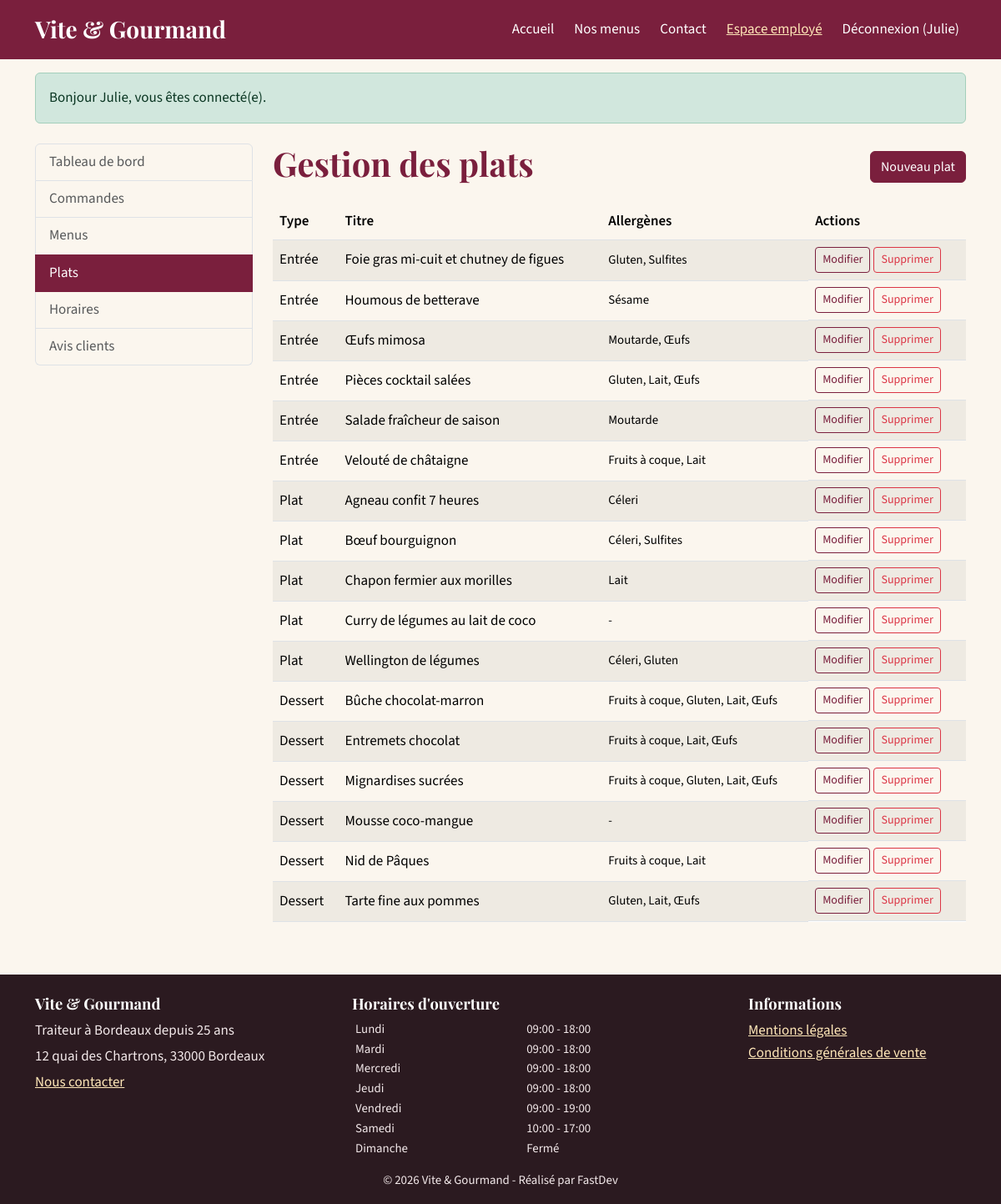
Screenshot of /employe/plats (signed in) with the database file from the repository.
### tables this page shows
CREATE TABLE utilisateur (
    utilisateur_id  INT UNSIGNED NOT NULL AUTO_INCREMENT,
    role_id         INT UNSIGNED NOT NULL,
    email           VARCHAR(180) NOT NULL,
    password        VARCHAR(255) NOT NULL COMMENT 'Hash bcrypt/argon2 (password_hash), jamais le mot de passe en clair',
    nom             VARCHAR(80)  NOT NULL,
    prenom          VARCHAR(80)  NOT NULL,
    telephone       VARCHAR(20)  NULL,
    adresse_postale VARCHAR(255) NULL,
    code_postal     CHAR(5)      NULL,
    ville           VARCHAR(100) NULL,
    actif           TINYINT(1)   NOT NULL DEFAULT 1,
    created_at      DATETIME     NOT NULL DEFAULT CURRENT_TIMESTAMP,
    PRIMARY KEY (utilisateur_id),
    UNIQUE KEY uq_utilisateur_email (email),
    CONSTRAINT fk_utilisateur_role FOREIGN KEY (role_id) REFERENCES role (role_id)
);

CREATE TABLE plat (
    plat_id     INT UNSIGNED NOT NULL AUTO_INCREMENT,
    titre       VARCHAR(100) NOT NULL,
    type        ENUM('entree','plat','dessert') NOT NULL,
    description VARCHAR(255) NULL,
    PRIMARY KEY (plat_id)
);

CREATE TABLE horaire (
    horaire_id      INT UNSIGNED NOT NULL AUTO_INCREMENT,
    jour            VARCHAR(10)  NOT NULL,
    ordre           TINYINT      NOT NULL COMMENT '1 = lundi ... 7 = dimanche',
    heure_ouverture TIME         NULL,
    heure_fermeture TIME         NULL,
    ferme           TINYINT(1)   NOT NULL DEFAULT 0,
    PRIMARY KEY (horaire_id),
    UNIQUE KEY uq_horaire_jour (jour)
);

### views/employee/dishes.php (the view, shortened to what the rows shown need)
<div class="container mt-4">
    <div class="row g-4">
        <div class="col-lg-3"><?php require __DIR__ . '/../partials/staff_nav.php'; ?></div>
        <div class="col-lg-9">
            <div class="d-flex justify-content-between align-items-center">
                <h1>Gestion des plats</h1>
                <a href="/employe/plats/nouveau" class="btn btn-primary">Nouveau plat</a>
            </div>
            <div class="table-responsive mt-3">
                <table class="table table-striped align-middle bg-white">
                    <thead><tr><th scope="col">Type</th><th scope="col">Titre</th><th scope="col">Allergènes</th><th scope="col">Actions</th></tr></thead>
                    <tbody>
                    <?php foreach ($dishes as $d): ?>
                        <tr>
                            <td><?= e(Dish::TYPES[$d['type']]) ?></td>
                            <td><?= e($d['titre']) ?></td>
                            <td class="small"><?= e($d['allergenes'] ?: '-') ?></td>
                            <td class="d-flex gap-1">
                                <a href="/employe/plats/<?= (int) $d['plat_id'] ?>" class="btn btn-sm btn-outline-primary">Modifier<span class="visually-hidden"> <?= e($d['titre']) ?></span></a>
                                <form method="post" action="/employe/plats/<?= (int) $d['plat_id'] ?>/supprimer">
                                    <button type="submit" class="btn btn-sm btn-outline-danger">Supprimer<span class="visually-hidden"> <?= e($d['titre']) ?></span></button>
                                </form>
                            </td>
                        </tr>
                    <?php endforeach; ?>
                    </tbody>
                </table>
            </div>
        </div>
    </div>
</div>

### src/Core/Router.php (shortened to what the rows shown need)
<?php
final class Router
{
    private array $routes = [];
    private function add(string $method, string $path, string $handler, array $roles): void
    {
        $this->routes[] = compact('method', 'regex', 'handler', 'roles');
    }
    public function dispatch(string $method, string $uri): void
    {
        $path = rtrim(parse_url($uri, PHP_URL_PATH) ?: '/', '/') ?: '/';
        foreach ($this->routes as $route) {
            if ($route['method'] !== $method || !preg_match($route['regex'], $path, $m)) {
                continue;
            }
            if ($route['roles'] !== []) {
                if (!Auth::check()) {
                    Session::flash('warning', 'Veuillez vous connecter pour accéder à cette page.');
                    Session::set('redirect_after_login', $uri);
                    header('Location: /connexion');
                    return;
                }
            }
            [$class, $action] = explode('@', $route['handler']);
            $params = array_map('intval', array_filter($m, 'is_string', ARRAY_FILTER_USE_KEY));
            (new $fqcn())->$action(...$params);
            return;
        }
    }
}

### views/layout.php (shortened to what the rows shown need)
<?php
$current = parse_url($_SERVER['REQUEST_URI'] ?? '/', PHP_URL_PATH);
$isActive = static fn(string $path): string => ($current === $path || ($path !== '/' && str_starts_with((string) $current, $path))) ? ' active" aria-current="page' : '';
try {
    $schedules = (new \App\Models\Reference())->schedules();
} catch (\Throwable) {
    $schedules = [];
}
$user = Auth::user();
?>
<!doctype html>
<html lang="fr">
<head>
    <link rel="stylesheet" href="/assets/vendor/bootstrap/bootstrap.min.css">
    <link rel="stylesheet" href="/assets/css/style.css">
</head>
<body class="d-flex flex-column min-vh-100">
<header>
    <nav class="navbar navbar-expand-lg navbar-vg" aria-label="Navigation principale">
        <div class="container">
            <a class="navbar-brand fs-3" href="/">Vite &amp; Gourmand</a>
            <div class="collapse navbar-collapse" id="nav">
                <ul class="navbar-nav ms-auto align-items-lg-center gap-lg-2">
                    <li class="nav-item"><a class="nav-link<?= $isActive('/') ?>" href="/">Accueil</a></li>
                    <li class="nav-item"><a class="nav-link<?= $isActive('/menus') ?>" href="/menus">Nos menus</a></li>
                    <li class="nav-item"><a class="nav-link<?= $isActive('/contact') ?>" href="/contact">Contact</a></li>
                    <?php if ($user === null): ?>
                        <li class="nav-item"><a class="nav-link<?= $isActive('/connexion') ?>" href="/connexion">Connexion</a></li>
                        <li class="nav-item"><a class="btn btn-light btn-sm" href="/inscription">Créer un compte</a></li>
                    <?php else: ?>
                        <?php if (Auth::isStaff()): ?>
                            <li class="nav-item"><a class="nav-link<?= $isActive('/employe') ?>" href="/employe">Espace employé</a></li>
                        <?php endif; ?>
                        <li class="nav-item">
                            <form action="/deconnexion" method="post" class="d-inline">
                                <button type="submit" class="btn btn-link nav-link">Déconnexion (<?= e($user['prenom']) ?>)</button>
                            </form>
                        </li>
                    <?php endif; ?>
                </ul>
            </div>
        </div>
    </nav>
</header>
<main id="contenu" class="flex-grow-1" tabindex="-1">
    <?php $flashes = Session::pullFlashes(); if ($flashes): ?>
        <div class="container mt-3" role="status" aria-live="polite">
            <?php foreach ($flashes as $f): ?>
                <div class="alert alert-<?= e($f['type']) ?> mb-2"><?= e($f['message']) ?></div>
            <?php endforeach; ?>
        </div>
    <?php endif; ?>
    <?= $content ?>
</main>
<footer class="footer-vg mt-5 pt-4 pb-3">
    <div class="container">
        <div class="row g-4">
            <div class="col-md-4">
                <h2>Vite &amp; Gourmand</h2>
                <p class="mb-1">Traiteur à Bordeaux depuis 25 ans</p>
                <p class="mb-1">12 quai des Chartrons, 33000 Bordeaux</p>
                <p><a href="/contact">Nous contacter</a></p>
            </div>
            <div class="col-md-5">
                <h2>Horaires d'ouverture</h2>
                <table class="table table-sm table-borderless mb-0 small">
                    <tbody>
                    <?php foreach ($schedules as $h): ?>
                        <tr>
                            <th scope="row" class="fw-normal py-0"><?= e($h['jour']) ?></th>
                            <td class="py-0"><?= $h['ferme'] ? 'Fermé' : e(substr((string) $h['heure_ouverture'], 0, 5) . ' - ' . substr((string) $h['heure_fermeture'], 0, 5)) ?></td>
                        </tr>
                    <?php endforeach; ?>
                    </tbody>
                </table>
            </div>
            <div class="col-md-3">
                <h2>Informations</h2>
                <ul class="list-unstyled">
                    <li><a href="/mentions-legales">Mentions légales</a></li>
                    <li><a href="/cgv">Conditions générales de vente</a></li>
                </ul>
            </div>
        </div>
        <p class="small text-center mt-3 mb-0">&copy; <?= date('Y') ?> Vite &amp; Gourmand - Réalisé par FastDev</p>
    </div>
</footer>
</body>
</html>

### rows the page displays
utilisateur: prenom "Julie"
plat: type "Entrée", titre "Foie gras mi-cuit et chutney de figues", allergenes "Gluten, Sulfites"
plat: type "Entrée", titre "Houmous de betterave", allergenes "Sésame"
plat: type "Entrée", titre "Œufs mimosa", allergenes "Moutarde, Œufs"
plat: type "Entrée", titre "Pièces cocktail salées", allergenes "Gluten, Lait, Œufs"
plat: type "Entrée", titre "Salade fraîcheur de saison", allergenes "Moutarde"
plat: type "Entrée", titre "Velouté de châtaigne", allergenes "Fruits à coque, Lait"
plat: type "Plat", titre "Agneau confit 7 heures", allergenes "Céleri"
plat: type "Plat", titre "Bœuf bourguignon", allergenes "Céleri, Sulfites"
plat: type "Plat", titre "Chapon fermier aux morilles", allergenes "Lait"
plat: type "Plat", titre "Curry de légumes au lait de coco", allergenes "-"
plat: type "Plat", titre "Wellington de légumes", allergenes "Céleri, Gluten"
plat: type "Dessert", titre "Bûche chocolat-marron", allergenes "Fruits à coque, Gluten, Lait, Œufs"
plat: type "Dessert", titre "Entremets chocolat", allergenes "Fruits à coque, Lait, Œufs"
plat: type "Dessert", titre "Mignardises sucrées", allergenes "Fruits à coque, Gluten, Lait, Œufs"
plat: type "Dessert", titre "Mousse coco-mangue", allergenes "-"
plat: type "Dessert", titre "Nid de Pâques", allergenes "Fruits à coque, Lait"
plat: type "Dessert", titre "Tarte fine aux pommes", allergenes "Gluten, Lait, Œufs"
horaire: jour "Lundi", heure_ouverture+heure_fermeture "09:00 - 18:00"
horaire: jour "Mardi", heure_ouverture+heure_fermeture "09:00 - 18:00"
horaire: jour "Mercredi", heure_ouverture+heure_fermeture "09:00 - 18:00"
horaire: jour "Jeudi", heure_ouverture+heure_fermeture "09:00 - 18:00"
horaire: jour "Vendredi", heure_ouverture+heure_fermeture "09:00 - 19:00"
horaire: jour "Samedi", heure_ouverture+heure_fermeture "10:00 - 17:00"
horaire: jour "Dimanche", ferme "Fermé"

### other values shown
$f['message'] "Bonjour Julie, vous êtes connecté(e)."
$label "Tableau de bord"
$label "Commandes"
$label "Menus"
$label "Plats"
$label "Horaires"
$label "Avis clients"
